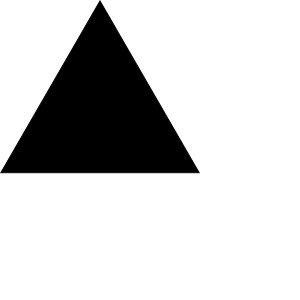
%> input picture week5/testing/tri.png, 300 x 300 px
$ octave --eval "result = centerTriangleDown(imread('../testing/tri.png'));"   (GNU Octave 9; MATLAB toolbox functions it lacks are replaced by stand-ins)
%> lines starting %> are read from the running program, lines starting %| are printed output that depends on the picture; in (x1, y1, x2, y2) boxes, pixels count from 0 and x2, y2 are one past the last pixel; in counts of white or black regions, pixels touching at a corner belong together; the program's own positions count from 1
### week5/task2/findTriangle.m
function [l1, l2, l3] = findTriangle(points1, points2)
    l1 = []; l2 = []; l3 = [];
    if length(points1)>2 && length(points2)>2
      dth = 15;
      for k1 = 1:length(points1)
        for k2 = 1:length(points2)
          dist1 = pdist([points1(k1,:); points2(k2,:)],'euclidean');
          if dist1 < dth
            for k3 = 1:length(points1)
              dist2 = pdist([points1(k2,:); points1(k3,:)],'euclidean');
              if (dist2 > 0) && (dist2 < dth)
                dist3 = pdist([points2(k3,:); points2(k1,:)],'euclidean');
                if dist3 < dth
                  l1 = [points1(k1,:); points2(k1,:)];
                  l2 = [points1(k2,:); points1(k1,:)];
                  l3 = [points1(k2,:); points2(k1,:)];
                end
              end
            end
          end
        end
      end
    end
end

### week5/task2/centerTriangleDown.m
function [cy cx] = centerTriangleDown(image)
  do_plots = false;

  cy = -1; cx = -1;

  BW = edge(rgb2gray(image),'prewitt');
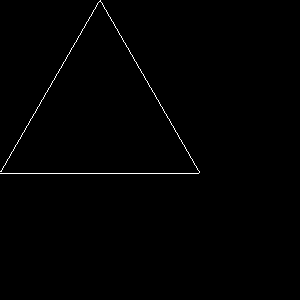
%> BW: size 300x300 logical; 0.6% white in thin lines or dots, all inside (x1, y1, x2, y2) = (0, 0, 200, 174)
  BW = imdilate(BW,strel('square',3));
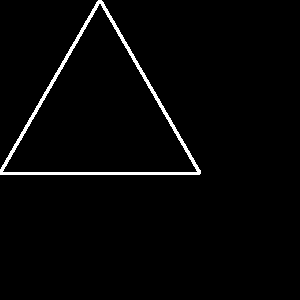
%> BW: size 300x300 logical; 2.2% white; 1 white region, box (x1, y1, x2, y2) and area: (0, 0, 201, 175) 2022

  [H,T,R] = hough(BW);
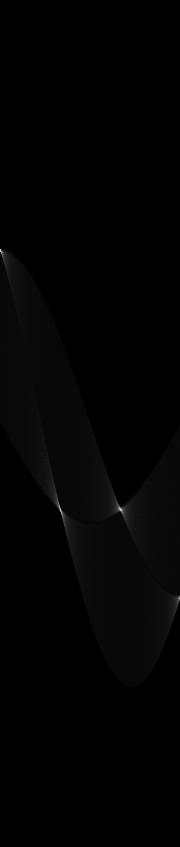
%> H: size 847x180 double; min 0, max 203, mean 2.4
%> T = 180 values from -90 to 89; R = 847 values from -423 to 423
  %imshow(H,[],'XData',T,'YData',R,...
  %      'InitialMagnification','fit');
  %xlabel('\theta'), ylabel('\rho');
  %axis on, axis normal, hold on;

  P  = houghpeaks(H,5,'threshold',ceil(0.35*max(H(:))));
%> P = [511 121; 251 1; 510 61; 521 64; 507 118]
  %x = T(P(:,2)); y = R(P(:,1));
  %plot(x,y,'s','color','white');

  l = min(size(BW,1), size(BW,2));
%> l = 300
  lines = houghlines(BW,T,R,P,'FillGap',.1*l,'MinLength',.5*l);
%> lines = 3 lines; point1 to point2 (x, y): (1, 174) to (102, 1), (1, 174) to (201, 174), (100, 1) to (200, 174)
  if do_plots
    figure, imshow(BW), hold on
  end
  max_len = 0;
  points1 = []; points2 = [];
  for k = 1:length(lines)
    points1 = [points1; lines(k).point1];
    points2 = [points2; lines(k).point2];
  end
%> this loop made 3 passes
%> (points1, points2) on passes 1 to 3: ([1 174], [102 1]), ([1 174; 1 174], [102 1; 201 174]), ([1 174; 1 174; 100 1], [102 1; 201 174; 200 174])

  for k = 1:length(lines)
    xy = [lines(k).point1; lines(k).point2];
    if do_plots
        figure, imshow(BW), hold on
    end
    max_len = 0;
    points1 = []; points2 = [];
    for k = 1:length(lines)
        isVert = abs(lines(k).point1(2)-lines(k).point2(2)) < round(l*.03);
        if ~isVert
            points1 = [points1; lines(k).point1];
            points2 = [points2; lines(k).point2];
        end
    end

    for k = 1:length(lines)
        xy = [lines(k).point1; lines(k).point2];
        if do_plots
            plot(xy(:,1),xy(:,2),'LineWidth',2,'Color','green');
            % Plot beginnings and ends of lines
            %plot(xy(1,1),xy(1,2),'x','LineWidth',2,'Color','yellow');
            %plot(xy(2,1),xy(2,2),'x','LineWidth',2,'Color','red');
        end
    end
  end
%> this loop made 3 passes

  [l1, l2, l3] = findTriangle(points1, points2);
%> l1 = []; l2 = []; l3 = []
  if length(l1)>0 && length(l2)>0 && length(l3)>0
    if do_plots
       plot(l1(:,1),l1(:,2),'LineWidth',2,'Color','red');
       plot(l2(:,1),l2(:,2),'LineWidth',2,'Color','red');
       plot(l3(:,1),l3(:,2),'LineWidth',2,'Color','red');
    end
    ys = [l1(1,1) l1(2,1) l2(1,1) l2(2,1) l3(1,1) l3(2,1)];
    xs = [l1(1,2) l1(2,2) l2(1,2) l2(2,2) l3(1,2) l3(2,2)];
    if length(find(xs>mean(xs))) == 2
      %cy = mean(ys);
      %cx = mean(xs);
      miny = min(ys); maxy = max(ys);
      minx = min(xs); maxx = max(xs);
      if abs(maxy-miny)>(0.5*l) && abs(minx-maxx)>(0.5*l)
        cy = miny; cx = minx;
      end
    end


     if do_plots
       plot(cy, cx,'x','LineWidth',4,'Color','blue');
     end
  end
end
